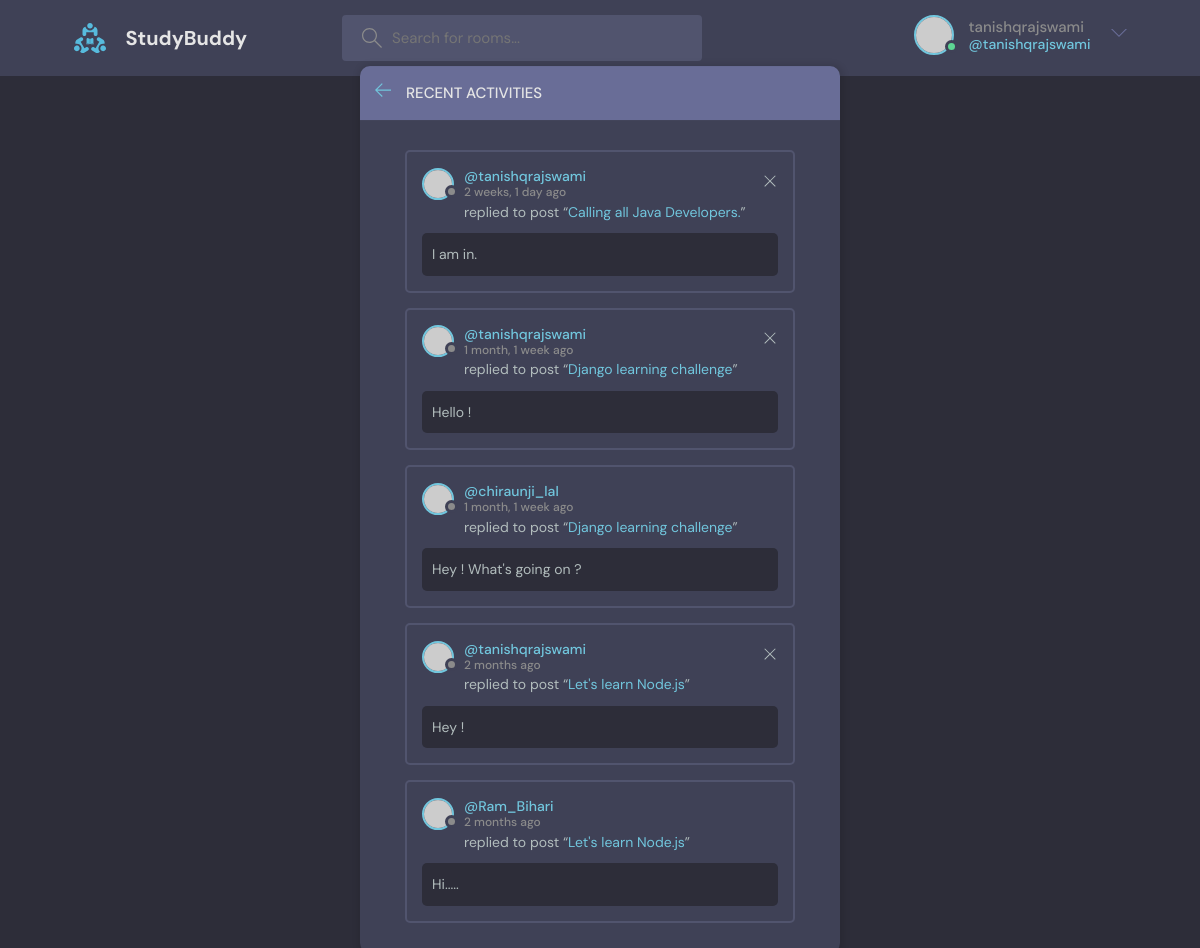
Screenshot of /activity/ (signed in) with the database file from the repository.
### base/models.py (models this page shows, shortened)
class Message(models.Model):
    user = models.ForeignKey(User, on_delete = models.CASCADE)
    room = models.ForeignKey(Room, on_delete = models.CASCADE)
    body = models.TextField()
    updated = models.DateTimeField(auto_now = True)
    created = models.DateTimeField(auto_now_add = True)
    class Meta:
        ordering = ['-updated', '-created']

class Room(models.Model):
    host = models.ForeignKey(User, on_delete = models.SET_NULL, null = True)
    topic = models.ForeignKey(Topic, on_delete = models.SET_NULL, null = True)
    name = models.CharField(max_length = 200)
    participants = models.ManyToManyField(User, related_name='participants', blank=True)
    description = models.TextField(null = True, blank = True)
    updated = models.DateTimeField(auto_now = True)
    created = models.DateTimeField(auto_now_add = True)
    class Meta:
        ordering = ['-updated', '-created']
    def __str__(self):
        return self.name

### base/views.py (the view)
# urls.py: path('activity/', views.activityPage, name = "activity"),
def activityPage(request):
    room_messages = Message.objects.all()
    return render(request, 'base/activity.html',{'room_messages':room_messages})

### base/templates/base/activity.html
{% extends 'main.html' %}
{% block content %}
<main class="layout">
  <div class="container">
    <div class="layout__box">
      <div class="layout__boxHeader">
        <div class="layout__boxTitle">
          <a href="{% url 'home' %}">
            <svg version="1.1" xmlns="http://www.w3.org/2000/svg" width="32" height="32" viewBox="0 0 32 32">
              <title>arrow-left</title>
              <path
                d="M13.723 2.286l-13.723 13.714 13.719 13.714 1.616-1.611-10.96-10.96h27.625v-2.286h-27.625l10.965-10.965-1.616-1.607z">
              </path>
            </svg>
          </a>
          <h3>Recent Activities</h3>
        </div>
      </div>
      <div class="activities-page layout__body">
        {% for message in room_messages %}
        <div class="activities__box">
          <div class="activities__boxHeader roomListRoom__header">
            <a href="{% url 'user-profile' message.user.id %}" class="roomListRoom__author">
              <div class="avatar avatar--small">
                <img src="https://randomuser.me/api/portraits/women/11.jpg" />
              </div>
              <p>
                @{{message.user}}
                <span>{{message.created|timesince}} ago</span>
              </p>
            </a>
            {% if request.user == message.user %}
            <div class="roomListRoom__actions">
              <a href="{% url 'delete-message' message.id %}">
                <svg version="1.1" xmlns="http://www.w3.org/2000/svg" width="32" height="32" viewBox="0 0 32 32">
                  <title>remove</title>
                  <path
                    d="M27.314 6.019l-1.333-1.333-9.98 9.981-9.981-9.981-1.333 1.333 9.981 9.981-9.981 9.98 1.333 1.333 9.981-9.98 9.98 9.98 1.333-1.333-9.98-9.98 9.98-9.981z">
                  </path>
                </svg>
              </a>
            </div>
            {% endif %}
          </div>
          <div class="activities__boxContent">
            <p>replied to post “<a href="{% url 'room' message.room.id %}">{{message.room}}</a>”</p>
            <div class="activities__boxRoomContent">
              {{message.body}}
            </div>
          </div>
        </div>
        {% endfor %}
      </div>
    </div>
  </div>
</main>
{% endblock content %}

### templates/navbar.html (shortened to what this page needs)
{% load static %}
<header class="header header--loggedIn">
  <div class="container">
    <a href="{% url 'home' %}" class="header__logo">
      <img src="{% static 'images/logo.svg' %}" />
      <h1>StudyBuddy</h1>
    </a>
    <form class="header__search" method="GET" action="{% url 'home' %}">
      <label>
        <input name="q" placeholder="Search for rooms..." />
      </label>
    </form>
    <nav class="header__menu">
      {% if request.user.is_authenticated %}
      <div class="header__user">
        <a href="{% url 'user-profile' request.user.id %}">
          <div class="avatar avatar--medium active">
            <img src="https://randomuser.me/api/portraits/men/37.jpg" />
          </div>
          <p>{{ request.user }} <span>@{{ request.user.username }}</span></p>
        </a>
        <button class="dropdown-button">
          <svg version="1.1" xmlns="http://www.w3.org/2000/svg" width="32" height="32" viewBox="0 0 32 32">
            <title>chevron-down</title>
            <path d="M16 21l-13-13h-3l16 16 16-16h-3l-13 13z"></path>
          </svg>
        </button>
      </div>
      {% else %}
      <a href="{% url 'login' %}">
        <img src="{% static 'images/avatar.svg' %}" />
        <p>Login</p>
      </a>
      {% endif %}
    </nav>
  </div>
</header>

### rows the page displays
Message: user "tanishqrajswami", created "2 weeks, 1 day", room "Calling all Java Developers.", body "I am in."
Message: user "tanishqrajswami", created "1 month, 1 week", room "Django learning challenge", body "Hello !"
Message: user "chiraunji_lal", created "1 month, 1 week", room "Django learning challenge", body "Hey ! What's going on ?"
Message: user "tanishqrajswami", created "2 months", room "Let's learn Node.js", body "Hey !"
Message: user "Ram_Bihari", created "2 months", room "Let's learn Node.js", body "Hi....."

### other values shown
{{ request.user }} "tanishqrajswami"
{{ request.user.username }} "tanishqrajswami"
